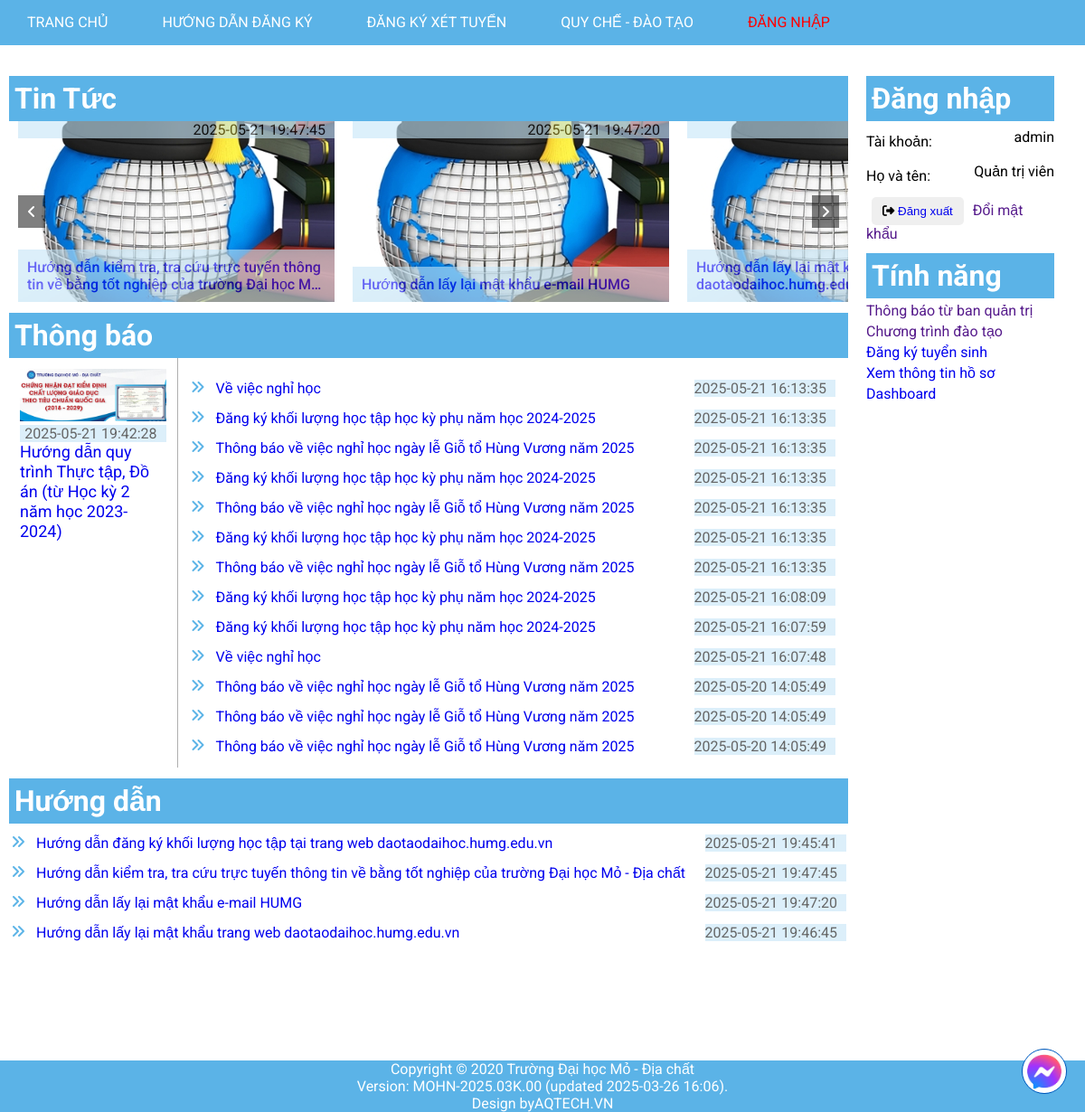
/index.php (signed in), run on the app's committed database.
### tables this page shows
CREATE TABLE `tintuc` (
  `NewsID` int(10) NOT NULL,
  `Tieu_de` char(255) NOT NULL,
  `Noi_dung` text NOT NULL,
  `Date` datetime NOT NULL DEFAULT current_timestamp()
);

### index.php (the view, shortened to what this page needs)
<!DOCTYPE html>
<html lang="en">
<head>
    <link rel="stylesheet" href="https://cdnjs.cloudflare.com/ajax/libs/font-awesome/6.7.2/css/all.min.css"
 />
    <link rel="stylesheet" href="./assets/css/base.css">
    <link rel="stylesheet" href="./assets/css/index.css">
    <link rel="stylesheet" href="./assets/css/chatbox.css">
    <link rel="stylesheet" href="./assets/css/carousel.css">
</head>
<body>
    <div class="container">
        <?php
        include("layout/navbar.php");
        ?>
        <div class="content">
            <div class="content-l">
                <h1 class="title">Tin Tức</h1>
                <div class="carousel">
                    <i class="fa-solid fa-angle-left" id="prevBtn"></i>
                    <div class="carousel-track">
                        <?php
                        $sql = "SELECT * FROM tintuc ORDER BY Date DESC LIMIT 10";
                        $result = mysqli_query($conn, $sql);
                        if (mysqli_num_rows($result) > 0) {
                            while ($row = mysqli_fetch_assoc($result)) {
                                echo '
                                <div class="item-carousel">
                                    <div class="top-item">
                                        <span class="date">' . $row['Date'] . '</span>
                                        <span clas="time"></span>
                                    </div>
                                    <div class="bottom-item "> <a href="tintuc.php?id=' . $row['NewsID'] . '">
                                        <p class="text-warp">' . $row['Tieu_de'] . '</p> </a>
                                    </div>
                                </div>
                            ';
                            }
                        }
                        ?>
                    </div>
                    <i class="fa-solid fa-angle-right" id="nextBtn"></i>
                </div>
                <h1 class="title">Thông báo</h1>
                <div class="announce">
                    <div class="announce-l">
                        <img src="./assets/img/ChungNhan.png" alt="">
                        <?php
                        $sql = 'select * from tintuc order by Date desc limit 4,1';
                        $result = mysqli_query($conn, $sql);
                        if (mysqli_num_rows($result) > 0) {
                            while ($row = mysqli_fetch_assoc($result)) {
                                echo '
                                <div class="top-item">
                                    <span class="date">' . $row['Date'] . '</span>
                                </div>
                                <div class="content-announce">
                                    <a href="tintuc.php?id=' . $row['NewsID'] . '">
                                        ' . $row['Tieu_de'] . '
                                    </a>
                                </div>
                                ';
                            }
                        }
                        ?>
                    </div>
                    <div class="announce-r">
                        <div class="ann-r-l">
                            <?php
                            $sql = 'select * from tintuc order by Date desc limit 5,13';
                            $result = mysqli_query($conn, $sql);
                            if (mysqli_num_rows($result) > 0) {
                                while ($row = mysqli_fetch_assoc($result)) {
                                    echo '<div class="item-intro">
                                            <table>
                                                <tbody>
                                                    <tr>
                                                        <td>
                                                            <i class="fa-solid fa-angles-right"></i>
                                                            <p class="content-intro"><a href="tintuc.php?id=' . $row['NewsID'] . '">' . $row['Tieu_de'] . '</a></p>
                                                        </td>
                                                        <td>
                                                            <div class="top-item">
                                                                <span class="date">' . $row['Date'] . '</span>
                                                                <span clas="time"></span>
                                                            </div>
                                                        </td>
                                                    </tr>
                                                </tbody>
                                            </table>
                                        </div>
                                    ';
                                }
                            }
                            ?>
                        </div>
                    </div>
                </div>
                <h1 class="title">Hướng dẫn</h1>
                <div class="intro">
                    <?php
                    $sql = 'Select * from tintuc where Tieu_de Like "Hướng dẫn%" order by Tieu_de limit 4';
                    $result = mysqli_query($conn, $sql);
                    if (mysqli_num_rows($result) > 0) {
                        while ($row = mysqli_fetch_assoc($result)) {
                            echo '<div class="item-intro">
                                    <table>
                                        <tbody>
                                            <tr>
                                                <td>
                                                    <i class="fa-solid fa-angles-right"></i>
                                                    <p class="content-intro"><a href="tintuc.php?id=' . $row['NewsID'] . '">' . $row['Tieu_de'] . '</a></p>
                                                </td>
                                                <td>
                                                    <div class="top-item">
                                                        <span class="date">' . $row['Date'] . '</span>
                                                        <span clas="time"></span>
                                                    </div>
                                                </td>
                                            </tr>
                                        </tbody>
                                    </table>
                                </div>
                            ';
                        }
                    }
                    ?>
                </div>
            </div>
            <div class="content-r">
                <div class="login">
                    <h1 class="title">Đăng nhập</h1>
                    <form action="" method="get">
                        <?php
                        if (isset($_SESSION['loggedin']) && $_SESSION['loggedin'] == true) {
                            echo '<div class="account">
                                        <span> Tài khoản: </span>
                                        <label>' . $_SESSION['UserID'] . '</label>
                                    </div>
                                    <div class="account">
                                        <span>Họ và tên: </span>
                                        <label>' . $_SESSION['Name'] . '</label>
                                    </div>
                                ';
                        }
                        ?>
                        <button class="btn">
                            <i class="fa-solid fa-right-from-bracket"></i>
                            <a href="<?= ROOT_URL ?>auth/logout.php">
                                Đăng xuất
                            </a>
                        </button>
                        <a href="">Đổi mật khẩu</a>
                    </form>
                </div>
                <div class="feature">
                    <h1 class="title">Tính năng</h1>
                    <ul class="tinhnang">
                        <li><a href="">Thông báo từ ban quản trị</a></li>
                        <li><a href="">Chương trình đào tạo</a></li>
                        <li><a href="<?= ROOT_URL ?>DKXT.php">Đăng ký tuyển sinh</a></li>
                        <li><a href="<?= ROOT_URL ?>information.php">Xem thông tin hồ sơ</a></li>
                        <?php
                        if (isset($_SESSION['loggedin']) && $_SESSION['loggedin'] == true) {
                            if ($_SESSION['role']  == "admin") {
                                echo '<a href = "admin.php" > Dashboard </a>';
                            }
                        }
                        ?>
                    </ul>
                </div>
            </div>
        </div>
        <?php
        include("layout/footer.php");
        ?>
</html>

### assets/css/base.css (style rules this page uses)
:root { --dark-color: #000; --text-color: #333; --white-color: #fff; --prime-color: rgba(51, 161, 225, 0.799); --g-color: #C5E6F8; --div-color: #afafaf; --red-color: red; --sign-up-color: #f5a534; --btn-add-color: #1ff817; --btn-set-color: #f9b914; --btn-del-color: #ff0000; }
* { margin: 0; padding: 0; box-sizing: border-box; }
html { font-size: 16px; font-family: "Roboto", sans-serif; }
body { width: 100vw; height: 100vh; }
li { list-style: none; }
a { text-decoration: none; }
.text-warp { word-break: break-word; overflow: hidden; text-overflow: ellipsis; display: -webkit-box; -webkit-line-clamp: 2; -webkit-box-orient: vertical; }

### assets/css/index.css (style rules this page uses)
body { position: relative; }
.content { padding-bottom: 100px; margin-top: 12px; display: flex; }
.content-l { width: 79%; padding: 10px; }
.content-r { width: 19%; padding: 10px; }
.title { background-color: var(--prime-color); padding: 6px; color: var(--white-color); margin-top: 12px; }
.carousel { display: flex; }
.item-carousel { background-image: url("../img/hdTT_DA.jpg"); background-position: center center; background-repeat: no-repeat; width: calc(100%/3); height: 200px; margin: 8px; display: flex; flex-direction: column; justify-content: space-between; }
.top-item { text-align: right; padding-right: 10px; }
.top-item, .bottom-item { background-color: var(--g-color); opacity: 60%; }
.bottom-item { padding: 10px; font-weight: 500; max-height: 60px; }
.announce { display: flex; }
.announce-l { width: 20%; padding: 12px; }
.announce-r { width: 80%; padding: 12px; border-left: 1px solid var(--div-color); }
.announce-l img { width: 100%; }
.content-announce a { font-size: 18px; font-weight: 400; }
.item-intro, .item-intro table { width: 100%; }
table:first-child { margin-top: 10px; }
tr { display: flex; justify-content: space-between; }
td { display: flex; }
.fa-angles-right { color: var(--prime-color); }
.item-intro td p { margin-left: 12px; }
.login { display: flex; flex-direction: column; }
.account { margin: 8px 0; display: flex; justify-content: center; text-align: left; }
.account span { flex: 1; line-height: 30px; }
.btn { margin: 0 6px; padding: 8px 12px; border: none; border-radius: 5px; }
.feature ul li { margin: 4px 0; }

### assets/css/carousel.css (style rules this page uses)
.carousel { position: relative; overflow: hidden; }
.carousel-track { display: flex; transition: transform 0.3s ease-in-out; overflow: visible; padding: 0; margin: 0; }
.item-carousel { flex: 0 0 auto; width: 350px; margin: 0 10px; }
#prevBtn, #nextBtn { position: absolute; top: 50%; transform: translateY(-50%); color: #fff; background: rgba(0, 0, 0, 0.5); padding: 10px; cursor: pointer; z-index: 10; }
#prevBtn { left: 10px; }
#nextBtn { right: 10px; }

### data on the page
tintuc: Date "2025-05-21 19:47:45", Tieu_de "Hướng dẫn kiểm tra, tra cứu trực tuyến thông tin về bằng tốt nghiệp của trường Đại học…", Tieu_de "Hướng dẫn kiểm tra, tra cứu trực tuyến thông tin về bằng tốt nghiệp của trường Đại học Mỏ - Địa chất"
tintuc: Date "2025-05-21 19:47:20", Tieu_de "Hướng dẫn lấy lại mật khẩu e-mail HUMG"
tintuc: Tieu_de "Hướng dẫn lấy lại mật…", Tieu_de "Hướng dẫn lấy lại mật khẩu trang web daotaodaihoc.humg.edu.vn", Date "2025-05-21 19:46:45"
tintuc: Date "2025-05-21 19:42:28", Tieu_de "Hướng dẫn quy trình Thực tập, Đồ án (từ Học kỳ 2 năm học 2023-2024)"
tintuc: Tieu_de "Về việc nghỉ học", Date "2025-05-21 16:13:35"
tintuc: Tieu_de "Đăng ký khối lượng học tập học kỳ phụ năm học 2024-2025", Date "2025-05-21 16:13:35"
tintuc: Tieu_de "Thông báo về việc nghỉ học ngày lễ Giỗ tổ Hùng Vương năm 2025", Date "2025-05-21 16:13:35"
tintuc: Tieu_de "Đăng ký khối lượng học tập học kỳ phụ năm học 2024-2025", Date "2025-05-21 16:13:35"
tintuc: Tieu_de "Thông báo về việc nghỉ học ngày lễ Giỗ tổ Hùng Vương năm 2025", Date "2025-05-21 16:13:35"
tintuc: Tieu_de "Đăng ký khối lượng học tập học kỳ phụ năm học 2024-2025", Date "2025-05-21 16:13:35"
tintuc: Tieu_de "Thông báo về việc nghỉ học ngày lễ Giỗ tổ Hùng Vương năm 2025", Date "2025-05-21 16:13:35"
tintuc: Tieu_de "Đăng ký khối lượng học tập học kỳ phụ năm học 2024-2025", Date "2025-05-21 16:08:09"
tintuc: Tieu_de "Đăng ký khối lượng học tập học kỳ phụ năm học 2024-2025", Date "2025-05-21 16:07:59"
tintuc: Tieu_de "Về việc nghỉ học", Date "2025-05-21 16:07:48"
tintuc: Tieu_de "Thông báo về việc nghỉ học ngày lễ Giỗ tổ Hùng Vương năm 2025", Date "2025-05-20 14:05:49"
tintuc: Tieu_de "Thông báo về việc nghỉ học ngày lễ Giỗ tổ Hùng Vương năm 2025", Date "2025-05-20 14:05:49"
tintuc: Tieu_de "Thông báo về việc nghỉ học ngày lễ Giỗ tổ Hùng Vương năm 2025", Date "2025-05-20 14:05:49"
tintuc: Tieu_de "Hướng dẫn đăng ký khối lượng học tập tại trang web daotaodaihoc.humg.edu.vn", Date "2025-05-21 19:45:41"

### other printed values
$_SESSION['UserID'] "admin"
$_SESSION['Name'] "Quản trị viên"
